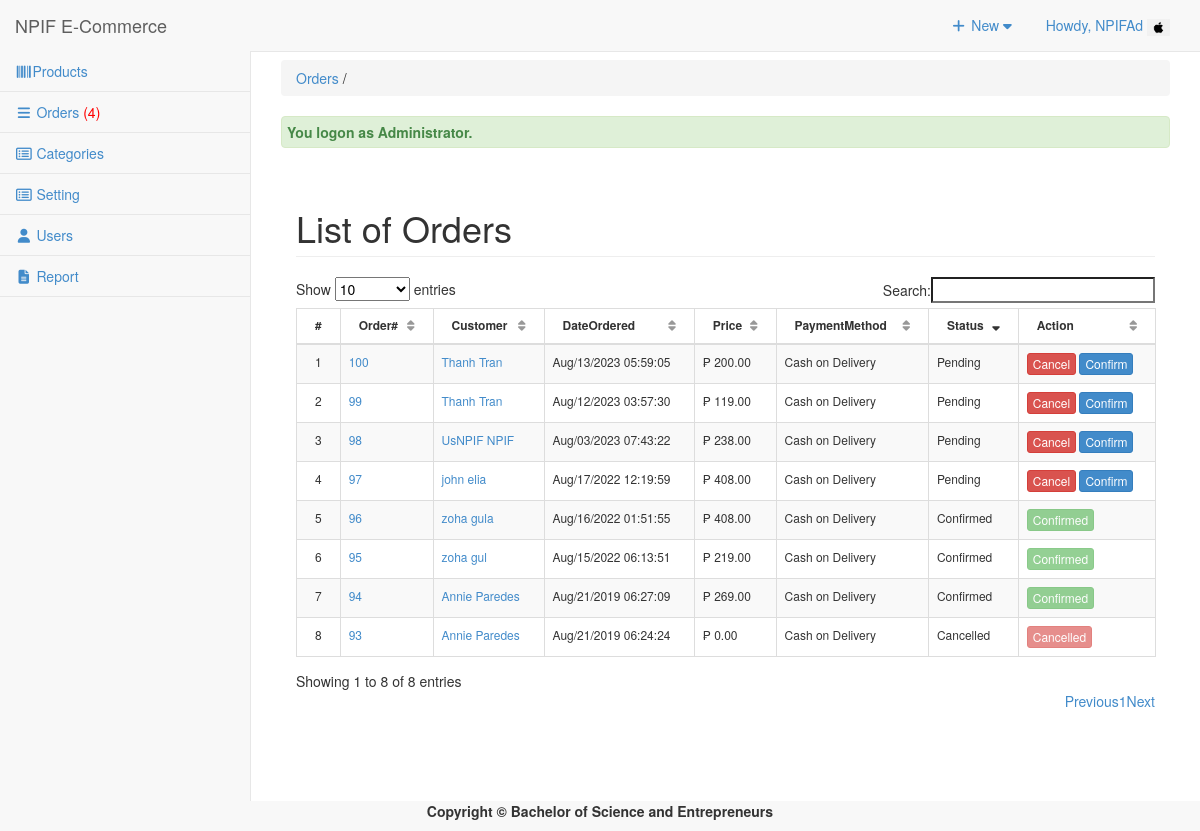
The app's page /admin/orders/index.php (signed in) with its own data.
### tables this page shows
CREATE TABLE `tbluseraccount` (
  `USERID` int(11) NOT NULL,
  `U_NAME` varchar(122) NOT NULL,
  `U_USERNAME` varchar(122) NOT NULL,
  `U_PASS` varchar(122) NOT NULL,
  `U_ROLE` varchar(30) NOT NULL,
  `USERIMAGE` varchar(255) NOT NULL
);

CREATE TABLE `tblsummary` (
  `SUMMARYID` int(11) NOT NULL,
  `ORDEREDDATE` datetime NOT NULL,
  `CUSTOMERID` int(11) NOT NULL,
  `ORDEREDNUM` int(11) NOT NULL,
  `DELFEE` double NOT NULL,
  `PAYMENT` double NOT NULL,
  `PAYMENTMETHOD` varchar(30) NOT NULL,
  `ORDEREDSTATS` varchar(30) NOT NULL,
  `ORDEREDREMARKS` varchar(125) NOT NULL,
  `CLAIMEDADTE` datetime NOT NULL,
  `HVIEW` tinyint(4) NOT NULL,
  `USERID` int(11) NOT NULL
);

CREATE TABLE `tblcustomer` (
  `CUSTOMERID` int(11) NOT NULL,
  `FNAME` varchar(30) NOT NULL,
  `LNAME` varchar(30) NOT NULL,
  `MNAME` varchar(30) NOT NULL,
  `CUSHOMENUM` varchar(90) NOT NULL,
  `STREETADD` text NOT NULL,
  `BRGYADD` text NOT NULL,
  `CITYADD` text NOT NULL,
  `PROVINCE` varchar(80) NOT NULL,
  `COUNTRY` varchar(30) NOT NULL,
  `DBIRTH` date NOT NULL,
  `GENDER` varchar(10) NOT NULL,
  `PHONE` varchar(20) NOT NULL,
  `EMAILADD` varchar(40) NOT NULL,
  `ZIPCODE` int(6) NOT NULL,
  `CUSUNAME` varchar(20) NOT NULL,
  `CUSPASS` varchar(90) NOT NULL,
  `CUSPHOTO` varchar(255) NOT NULL,
  `TERMS` tinyint(4) NOT NULL,
  `DATEJOIN` date NOT NULL
);

### admin/orders/index.php (called while the page is built, shortened)
<?php
require_once("../../include/initialize.php");
$view = (isset($_GET['view']) && $_GET['view'] != '') ? $_GET['view'] : '';
 $title="Orders";
 $header=$view;
require_once ("../theme/templates.php");
?>

### include/database.php (called while the page is built, shortened)
<?php
class Database {
	var $sql_string = '';
	private $conn;
	public function open_connection() {
		$this->conn = mysqli_connect(server,user,pass);
		if(!$this->conn){
			echo "Problem in database connection! Contact administrator!";
			exit();
		}else{
			$db_select = mysqli_select_db($this->conn,database_name);
		}
	}
	function setQuery($sql='') {
		$this->sql_string=$sql;
	}
	function executeQuery() {
		$result = mysqli_query($this->conn,$this->sql_string);
		return $result;
	}
	private function confirm_query($result) {
		return $result;
	}
	function loadResultList( $key='' ) {
		$cur = $this->executeQuery();
		$array = array();
		while ($row = mysqli_fetch_object($cur)) {
			if ($key) {
				$array[$row->$key] = $row;
			} else {
				$array[] = $row;
			}
		}
		return $array;
	}
	function loadSingleResult() {
		$cur = $this->executeQuery();
		while ($row = mysqli_fetch_object($cur)) {
		return $data = $row;
		}
	}
	public function num_rows($result_set) {
		return mysqli_num_rows($result_set);
	}
}
$mydb = new Database();
?>

### include/accounts.php (called while the page is built, shortened)
<?php
require_once(LIB_PATH.DS.'database.php');
class User {
	protected static  $tblname = "tbluseraccount";
	function single_user($id=""){
			global $mydb;
			$mydb->setQuery("SELECT * FROM ".self::$tblname."
				Where USERID= '{$id}' LIMIT 1");
			$cur = $mydb->loadSingleResult();
			return $cur;
	}
}
?>

### admin/orders/list.php (the view, shortened to what this page needs)
<div class="container">
 	<div class="row">
       	 <div class="col-lg-12">
            <h1 class="page-header">List of Orders</h1>
       		</div>
   		 </div>
			    <form action="controller.php?action=delete" Method="POST">
				 <div class="table-responsive">
                  <table id="example" class="table  table-striped table-bordered table-hover"  style="font-size:12px" cellspacing="0">
			 		<thead>
			 		<tr >
				  		<th>#</th>
				  		<th>Order#</th>
				  		<th>Customer</th>
				  		<th>DateOrdered</th>
				  		<th >Price</th>
				  		<th >PaymentMethod</th>
				  		<th>Status</th>
				  		<th width="100px">Action</th>
				  	</tr>
			   		</thead>
			   		<tbody>
					<?php
				  		$query = "SELECT * FROM `tblsummary` s ,`tblcustomer` c
				  				WHERE   s.`CUSTOMERID`=c.`CUSTOMERID` ORDER BY   `ORDEREDNUM` DESC ";
				  		$mydb->setQuery($query);
				  		$cur = $mydb->loadResultList();
						foreach ($cur as $result) {
						?>
					<?php
						echo '<tr>';
				  		echo '<td width="3%" align="center"></td>';
				  		echo '<td><a href="#" title="View list Of ordered" data-target="#myModal" data-toggle="modal" class="orders" data-id="'.$result->ORDEREDNUM.'">'.$result->ORDEREDNUM .'</a> </td>';
				  		echo '<td><a href="index.php?view=customerdetails&customerid='.$result->CUSTOMERID.'" title="View customer information">'. $result->FNAME.' '. $result->LNAME.'</a></td>';
				  		echo '<td>'. date_format(date_create($result->ORDEREDDATE),"M/d/Y h:i:s").'</td>';
				  		echo '<td> &#8369 '.number_format($result->PAYMENT ,2).'</td>';
				  		echo '<td >'.$result->PAYMENTMETHOD .'</td>';
				  		echo '<td >'. $result->ORDEREDSTATS.'</td>';
				  		if($result->ORDEREDSTATS=='Pending'){
				  				echo '<td><a href="controller.php?action=edit&id='.$result->ORDEREDNUM.'&customerid='.$result->CUSTOMERID.'&actions=cancel" class="btn btn-danger btn-xs">Cancel</a>
				  				<a href="controller.php?action=edit&id='.$result->ORDEREDNUM.'&customerid='.$result->CUSTOMERID.'&actions=confirm"  class="btn btn-primary btn-xs">Confirm</a></td>';
			  	 		}elseif($result->ORDEREDSTATS=='Confirmed'){
				  	 			echo '<td><a href="#"  class="btn btn-success btn-xs" disabled>Confirmed</a></td>';
			  	 		}else{
			  	 			 echo '<td> <a  href="#"  class="btn btn-danger btn-xs" disabled>Cancelled</a></td>';
			  	 		}
				  		echo '</tr>';
				  	}
				  	?>
				 </tbody>
				</table>
				</div>
				</form>

### admin/theme/templates.php (shortened to what this page needs)
<!DOCTYPE html>
<html lang="en">
<head>
<link href="<?php echo web_root; ?>admin/css/bootstrap.min.css" rel="stylesheet">
<link href="<?php echo web_root; ?>admin/css/metisMenu.min.css" rel="stylesheet">
<link href="<?php echo web_root; ?>admin/css/timeline.css" rel="stylesheet">
<link href="<?php echo web_root; ?>admin/css/sb-admin-2.css" rel="stylesheet">
<link href="<?php echo web_root; ?>admin/font/css/font-awesome.min.css" rel="stylesheet" type="text/css">
<link href="<?php echo web_root; ?>admin/font/font-awesome.min.css" rel="stylesheet" type="text/css">
<link href="<?php echo web_root; ?>admin/css/dataTables.bootstrap.css" rel="stylesheet">
<link href="<?php echo web_root; ?>css/bootstrap-datetimepicker.min.css" rel="stylesheet" media="screen">
<link href="<?php echo web_root; ?>css/datepicker.css" rel="stylesheet" media="screen">
<link href="<?php echo web_root; ?>admin/css/costum.css" rel="stylesheet">
<link href="<?php echo web_root; ?>admin/css/ekko-lightbox.css" rel="stylesheet">
</head>
  <?php
    $query = "SELECT * FROM tblsummary WHERE ORDEREDSTATS = 'Pending'";
    $mydb->setQuery($query);
    $cur = $mydb->executeQuery();
    $rowscount = $mydb->num_rows($cur);
    $res = isset($rowscount)? $rowscount : 0;
    if($res>0){
    $order = '<span style="color:red;">('.$res.')</span>';
    }else{
        $order = '<span> ('.$res.')</span>';
    }
?>
<body>
   <div id="wrapper">
        <nav class="navbar navbar-default navbar-static-top  " role="navigation" style="margin-bottom: 0">
            <div class="navbar-header">
                 <a class="navbar-brand"  href="<?php echo web_root; ?>admin/index.php" >NPIF E-Commerce</a>
            </div>
            <ul class="nav navbar-top-links navbar-right">
                 <li class="dropdown">
                    <a class="dropdown-toggle" data-toggle="dropdown" href="#">
                        <i class="fa fa-plus fa-fw"></i> New  <i class="fa fa-caret-down"></i>
                    </a>
                </li>
<?php
 $user = New User();
$singleuser = $user->single_user($_SESSION['USERID']);
?>
                <li class="dropdown">
                    <a class="dropdown-toggle" data-toggle="dropdown" href="#">
                        Howdy, <?php echo $_SESSION['U_NAME']; ?> <img title="profile image" width="23px" height="17px" src="<?php echo web_root.'admin/user/'.$singleuser ->USERIMAGE ?>">
                    </a>
                </li>
            </ul>
            <div class="navbar-default sidebar" role="navigation">
                <div class="sidebar-nav navbar-collapse">
                    <ul class="nav" id="side-menu">
                        <li>
                             <a href="<?php echo web_root; ?>admin/products/index.php"><i class="fa fa-barcode fa-fw"></i>Products </a>
                        </li>
                        <li>
                             <a href="<?php echo web_root; ?>admin/orders/index.php" ><i class="fa fa-reorder fa-fw"></i>  Orders <?php echo $order; ?></a>
                  </li>
                         <li>
                             <a href="<?php echo web_root; ?>admin/category/index.php" ><i class="fa fa-list-alt fa-fw"></i>  Categories </a>
                        </li>
                        <?php if ($_SESSION['U_ROLE']=='Administrator') {
                        ?>
                         <li>
                             <a href="<?php echo web_root; ?>admin/settings/index.php" ><i class="fa fa-list-alt fa-fw"></i>  Setting </a>
                        </li>
                          <li>
                            <a href="<?php echo web_root; ?>admin/user/index.php" ><i class="fa fa-user fa-fw"></i> Users </a>
                        </li>
                         <li>
                            <a href="<?php echo web_root; ?>admin/report/index.php" ><i class="fa  fa-file-text fa-fw"></i> Report </a>
                        </li>
                 <?php }  ?>
                    </ul>
                </div>
            </div>
        </nav>
  <div id="page-wrapper">
            <div class="row" >
                <div class="col-lg-12">
                    <?php
                    if ($title<>'Dashboard'){
                       echo   '<p class="breadcrumb" style="margin-top: 8px;">
                        <a href="index.php" title="'. $title.'" >'. $title.'</a>
                        '.(isset($header) ? ' / '. $header : '').'  </p>'  ;
                    } ?>
                  <?php require_once $content; ?>
                </div>
            </div>
        </div>
    </div>
</body>
      <footer><p  style="text-align: center;font-weight: bold;">Copyright &copy; Bachelor of Science and Entrepreneurs </p></footer>
</html>

### admin/css/sb-admin-2.css (style rules this page uses)
body { background-color: #f8f8f8; }
#wrapper { width: 100%; }
#page-wrapper { padding: 0 15px; min-height: 568px; background-color: #fff; }
@media (min-width:768px) { #page-wrapper { position: inherit; margin: 0 0 0 250px; padding: 0 30px; border-left: 1px solid #e7e7e7; } }
.navbar-top-links { margin-right: 0; }
.navbar-top-links li { display: inline-block; }
.navbar-top-links li:last-child { margin-right: 15px; }
.navbar-top-links li a { padding: 15px; min-height: 50px; }
.sidebar .sidebar-nav.navbar-collapse { padding-right: 0; padding-left: 0; }
.sidebar ul li { border-bottom: 1px solid #e7e7e7; }
@media (min-width:768px) { .sidebar { z-index: 1; position: absolute; width: 250px; margin-top: 51px; } }
table.dataTable thead .sorting, table.dataTable thead .sorting_asc, table.dataTable thead .sorting_desc, table.dataTable thead .sorting_asc_disabled, table.dataTable thead .sorting_desc_disabled { background: 0 0; }
table.dataTable thead .sorting_desc:after { content: "\f0dd"; float: right; font-family: fontawesome; }
table.dataTable thead .sorting:after { content: "\f0dc"; float: right; font-family: fontawesome; color: rgba(50,50,50,.5); }

### records on screen
tbluseraccount: USERIMAGE (picture)
tblsummary: ORDEREDNUM "100", CUSTOMERID.FNAME "Thanh", CUSTOMERID.LNAME "Tran", ORDEREDDATE "Aug/13/2023 05:59:05", PAYMENT "200.00", PAYMENTMETHOD "Cash on Delivery", ORDEREDSTATS "Pending"
tblsummary: ORDEREDNUM "99", CUSTOMERID.FNAME "Thanh", CUSTOMERID.LNAME "Tran", ORDEREDDATE "Aug/12/2023 03:57:30", PAYMENT "119.00", PAYMENTMETHOD "Cash on Delivery", ORDEREDSTATS "Pending"
tblsummary: ORDEREDNUM "98", CUSTOMERID.FNAME "UsNPIF", CUSTOMERID.LNAME "NPIF", ORDEREDDATE "Aug/03/2023 07:43:22", PAYMENT "238.00", PAYMENTMETHOD "Cash on Delivery", ORDEREDSTATS "Pending"
tblsummary: ORDEREDNUM "97", CUSTOMERID.FNAME "john", CUSTOMERID.LNAME "elia", ORDEREDDATE "Aug/17/2022 12:19:59", PAYMENT "408.00", PAYMENTMETHOD "Cash on Delivery", ORDEREDSTATS "Pending"
tblsummary: ORDEREDNUM "96", CUSTOMERID.FNAME "zoha", CUSTOMERID.LNAME "gula", ORDEREDDATE "Aug/16/2022 01:51:55", PAYMENT "408.00", PAYMENTMETHOD "Cash on Delivery", ORDEREDSTATS "Confirmed"
tblsummary: ORDEREDNUM "95", CUSTOMERID.FNAME "zoha", CUSTOMERID.LNAME "gul", ORDEREDDATE "Aug/15/2022 06:13:51", PAYMENT "219.00", PAYMENTMETHOD "Cash on Delivery", ORDEREDSTATS "Confirmed"
tblsummary: ORDEREDNUM "94", CUSTOMERID.FNAME "Annie", CUSTOMERID.LNAME "Paredes", ORDEREDDATE "Aug/21/2019 06:27:09", PAYMENT "269.00", PAYMENTMETHOD "Cash on Delivery", ORDEREDSTATS "Confirmed"
tblsummary: ORDEREDNUM "93", CUSTOMERID.FNAME "Annie", CUSTOMERID.LNAME "Paredes", ORDEREDDATE "Aug/21/2019 06:24:24", PAYMENT "0.00", PAYMENTMETHOD "Cash on Delivery", ORDEREDSTATS "Cancelled"

### other values on screen
$_SESSION['U_NAME'] "NPIFAd"
$res "4"
$title "Orders"
$_SESSION['message'] "You logon as Administrator."
